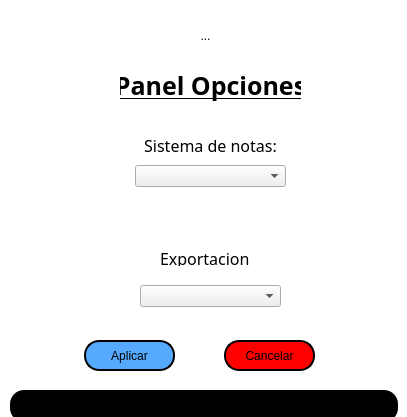
<?xml version="1.0" encoding="UTF-8"?>
<ui version="4.0">
 <class>Dialog</class>
 <widget class="QDialog" name="Dialog">
  <property name="geometry">
   <rect>
    <x>0</x>
    <y>0</y>
    <width>407</width>
    <height>417</height>
   </rect>
  </property>
  <property name="windowTitle">
   <string>Dialog</string>
  </property>
  <property name="styleSheet">
   <string notr="true">QDialog {
background: white;
}</string>
  </property>
  <widget class="QToolButton" name="icono">
   <property name="geometry">
    <rect>
     <x>180</x>
     <y>10</y>
     <width>51</width>
     <height>51</height>
    </rect>
   </property>
   <property name="styleSheet">
    <string notr="true">#icono {
background: white;
border-radius: 15px;
}
</string>
   </property>
   <property name="text">
    <string>...</string>
   </property>
   <property name="icon">
    <iconset resource="recursos.qrc">
     <normaloff>:/path/imagenes/opciones.ico</normaloff>:/path/imagenes/opciones.ico</iconset>
   </property>
   <property name="iconSize">
    <size>
     <width>40</width>
     <height>40</height>
    </size>
   </property>
  </widget>
  <widget class="QFrame" name="frame">
   <property name="geometry">
    <rect>
     <x>10</x>
     <y>160</y>
     <width>391</width>
     <height>31</height>
    </rect>
   </property>
   <property name="styleSheet">
    <string notr="true">QFrame {
background: white;
border-radius: 15px;
}</string>
   </property>
   <property name="frameShape">
    <enum>QFrame::StyledPanel</enum>
   </property>
   <property name="frameShadow">
    <enum>QFrame::Raised</enum>
   </property>
  </widget>
  <widget class="QLabel" name="titulo">
   <property name="geometry">
    <rect>
     <x>120</x>
     <y>70</y>
     <width>181</width>
     <height>31</height>
    </rect>
   </property>
   <property name="font">
    <font>
     <family>Aharoni</family>
     <pointsize>19</pointsize>
     <weight>75</weight>
     <bold>true</bold>
     <underline>true</underline>
    </font>
   </property>
   <property name="styleSheet">
    <string notr="true"/>
   </property>
   <property name="text">
    <string>Panel Opciones</string>
   </property>
   <property name="alignment">
    <set>Qt::AlignCenter</set>
   </property>
  </widget>
  <widget class="QComboBox" name="sistema">
   <property name="geometry">
    <rect>
     <x>135</x>
     <y>165</y>
     <width>151</width>
     <height>22</height>
    </rect>
   </property>
   <property name="styleSheet">
    <string notr="true">#sistema {
font-size: 13px;

}</string>
   </property>
  </widget>
  <widget class="QLabel" name="opcion1">
   <property name="geometry">
    <rect>
     <x>140</x>
     <y>130</y>
     <width>141</width>
     <height>31</height>
    </rect>
   </property>
   <property name="font">
    <font>
     <family>Aharoni</family>
     <pointsize>12</pointsize>
    </font>
   </property>
   <property name="text">
    <string>Sistema de notas:</string>
   </property>
   <property name="alignment">
    <set>Qt::AlignCenter</set>
   </property>
  </widget>
  <widget class="QLabel" name="label">
   <property name="geometry">
    <rect>
     <x>160</x>
     <y>250</y>
     <width>91</width>
     <height>16</height>
    </rect>
   </property>
   <property name="font">
    <font>
     <family>Aharoni</family>
     <pointsize>12</pointsize>
    </font>
   </property>
   <property name="text">
    <string>Exportacion</string>
   </property>
  </widget>
  <widget class="QFrame" name="frame_2">
   <property name="geometry">
    <rect>
     <x>10</x>
     <y>280</y>
     <width>391</width>
     <height>31</height>
    </rect>
   </property>
   <property name="styleSheet">
    <string notr="true">QFrame {
background: white;
border-radius: 14px;
}</string>
   </property>
   <property name="frameShape">
    <enum>QFrame::StyledPanel</enum>
   </property>
   <property name="frameShadow">
    <enum>QFrame::Raised</enum>
   </property>
   <widget class="QComboBox" name="exportacion">
    <property name="geometry">
     <rect>
      <x>130</x>
      <y>5</y>
      <width>141</width>
      <height>22</height>
     </rect>
    </property>
   </widget>
  </widget>
  <widget class="QFrame" name="frame_3">
   <property name="geometry">
    <rect>
     <x>10</x>
     <y>390</y>
     <width>388</width>
     <height>32</height>
    </rect>
   </property>
   <property name="styleSheet">
    <string notr="true">QFrame {
background: black;
border-radius: 14px;
}</string>
   </property>
   <property name="frameShape">
    <enum>QFrame::StyledPanel</enum>
   </property>
   <property name="frameShadow">
    <enum>QFrame::Raised</enum>
   </property>
  </widget>
  <widget class="QPushButton" name="aplicar">
   <property name="geometry">
    <rect>
     <x>84</x>
     <y>340</y>
     <width>91</width>
     <height>31</height>
    </rect>
   </property>
   <property name="styleSheet">
    <string notr="true">#aplicar {
background: rgb(85, 170, 255);
border: 2px solid black;
border-radius: 15px;
}

#aplicar:hover {
background: rgb(85, 255, 127);
color: black;

}

</string>
   </property>
   <property name="text">
    <string>Aplicar</string>
   </property>
   <property name="default">
    <bool>false</bool>
   </property>
   <property name="flat">
    <bool>false</bool>
   </property>
  </widget>
  <widget class="QPushButton" name="cancelar">
   <property name="geometry">
    <rect>
     <x>224</x>
     <y>340</y>
     <width>91</width>
     <height>31</height>
    </rect>
   </property>
   <property name="styleSheet">
    <string notr="true">#cancelar {
background: red;
border-radius: 15px;
border: 2px solid black;

}

#cancelar:hover {
background: rgb(255, 85, 0);
}

</string>
   </property>
   <property name="text">
    <string>Cancelar</string>
   </property>
  </widget>
 </widget>
 <resources>
  <include location="recursos.qrc"/>
 </resources>
 <connections/>
</ui>
